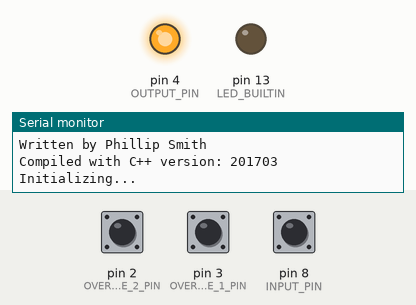
This sketch was run on a simulated Arduino Uno, built with avr-gcc and run on an emulated ATmega328P. On the bench: output pins drawn as LEDs (lit = HIGH), the last lines printed to the serial monitor. The inputs (shaded band) are chosen by the test bench; at power-on: pin 2 (OVERRIDE_2_PIN) HIGH, pin 3 (OVERRIDE_1_PIN) HIGH, pin 8 (INPUT_PIN) HIGH.

Above: at 0.1 s.
At 13.18 s:
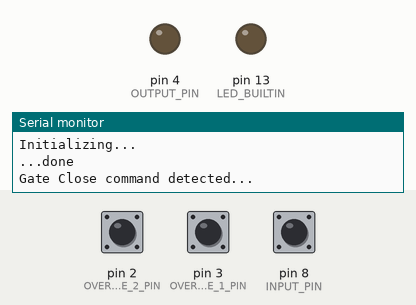
Timing chart, 0 to 14.8 s (numbered marks = the images above):
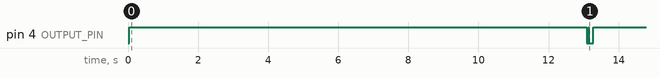

Measured:
- by itself, pin 4 (OUTPUT_PIN): HIGH → LOW at 13.1 s, → HIGH 0.04 s later, → LOW 0.02 s later, → HIGH 0.13 s later

The sketch:

Arduino-MyQ-Control.ino
```cpp
//****************************************************
//  Author: Phillip Smith
//  Date: 9/26/2021
//  Email: feerip@gmail.com
//
//  This program, running on an Arduino, serves
//  as a middleman between the gate state output
//  and the radio chip in the MyQ garage door sensor
//  package, bypassing the PIC microcontroller
//  and accelerometer completely. It instructs the
//  radio to transmit state (opened or closed) based
//  on the status reported by the gate, instead of
//  the tilt reported by the accelerometer.
//
//  Date: 10/26/2021
//  Updates by Greydigger
//
//  Gate status time emulation for MYQ protocols,
//
#define CLOSE_TO_OPEN_TIME 6000
#define OPEN_TO_CLOSED_TIME 13000
#define DEBOUNCE_TIME 50
// 5 minutes -
#define MIN_BROADCAST_PERIOD 300000
//
//****************************************************
//Input pins, change these as you see fit
//Note - input must be 3.3v
//************************************
#define INPUT_PIN 8
#define OUTPUT_PIN 4
#define OVERRIDE_1_PIN 3
#define OVERRIDE_2_PIN 2
//************************************

//This program interfaces with the MyQ Door State Sensor Radio Chip (Si4010C2, 14-pin)
//Si4010C2 datasheet: https://www.silabs.com/documents/public/data-sheets/Si4010.pdf
//Sequence that the MyQ sensor radio chip expects on GPIO1(Pin13):
//DEFAULT STATE: HIGH
//WAKEUP_PW: LOW 36ms
//PAUSE_PW: HIGH 16ms
//BROADCAST TYPE: OPENED_PW/CLOSED_PW 534ms/134ms LOW
//BACK TO DEFAULT STATE: HIGH

//Timings - don't change these
#define WAKEUP_PW 36
#define PAUSE_PW 16
#define OPENED_PW 534
#define CLOSED_PW 134
//The timings are /r/oddlyspecific, I know.

//Logic state definitions
#define GATE_OPEN 0
#define GATE_CLOSED 1
//Keeps track of the last known gate state
//so we know when to broadcast
int gate_state;
int pairing_mode;

// need to periodically send gate status according to MyQ requirements
// global variable that gets reset by broadcast().
long idle_time = MIN_BROADCAST_PERIOD;

void setup()
{
  // put your setup code here, to run once:

  //initializes serial communication with 9600 baud rate
  Serial.begin(9600);
  while(!Serial){}
  Serial.print("Arduino MyQ Control V1.0\n");
  Serial.print("Written by Phillip Smith\n");
  Serial.print("Compiled with C++ version: ");
  Serial.print(__cplusplus);
  Serial.print("\n");
  Serial.print("Initializing...\n");

  //set initial gate state, assuming
  //signal from gate is high
  gate_state = GATE_OPEN;
  pinMode(OUTPUT_PIN, OUTPUT);
  //sets the default state of the output pin, Si4010C2
  //expects a default 3.3v (HIGH)
  digitalWrite(OUTPUT_PIN, HIGH);
  //initializes the onboard LED, will be used when we think gate is open
  //for debugging physically at the gate
  pinMode(LED_BUILTIN, OUTPUT);
  //initializes the input (signal from gate) with
  //built-in pullup resistor
  pinMode(INPUT_PIN, INPUT_PULLUP);
  //initialize override switch inputs (for assist with gate pairing process)
  pinMode(OVERRIDE_1_PIN, INPUT_PULLUP);
  pinMode(OVERRIDE_2_PIN, INPUT_PULLUP);

  // if "closed" override switch is detected on startup go to manual open/close timing mode
  pairing_mode = 0;
  if (digitalRead(OVERRIDE_1_PIN)==LOW) {
    pairing_mode = 1;
    Serial.print("override closed switch detected on startup, setting manual timing mode\n");
  }
  Serial.print("...done\n");
  // Serial.print(idle_time);

}

void loop() {

  //read input indirectly, through debounce function
  int newState = readInput();
    //check for -1 to skip if debounce detected error
  if ((newState != gate_state) && (newState != -1))
  {
    if (newState == GATE_OPEN)
    {
      //turn on the LED immediately when
      //state change (open) is detected
      digitalWrite(LED_BUILTIN, HIGH);
      Serial.print("Gate open command detected...");
      if(!pairing_mode) delay(CLOSE_TO_OPEN_TIME);
      //send the "gate is open" signal
      broadcast(OPENED_PW);
      Serial.print("Gate reports OPEN\n");
    }
    if (newState == GATE_CLOSED)
    {
      //turn off the LED immediately when
      //state change (close) is detected
      digitalWrite(LED_BUILTIN, LOW);
      Serial.print("Gate Close command detected...");
      if(!pairing_mode) delay(OPEN_TO_CLOSED_TIME);
      //send the "gate is closed" signal
      broadcast(CLOSED_PW);
      Serial.print("Gate reports CLOSED\n");
    }
    //state change was successful, so we save the state before
    //starting the loop over
    gate_state = newState;
  }
  else if (idle_time <= 0)
    {
      Serial.print("re-broadcasting gate status: ");
      Serial.print(idle_time);
      Serial.print("\n");
      broadcast(gate_state == GATE_CLOSED ? CLOSED_PW : OPENED_PW);
    }

}

//protocol for the Si4010C2's wakeup and pause sections is the same
//only difference is the broadcast type (signal LOW duration in ms)
//which is passed in here
void broadcast(int ms)
{
  //wakeup
  digitalWrite(OUTPUT_PIN, LOW);
  delay(WAKEUP_PW);

  //pause
  digitalWrite(OUTPUT_PIN, HIGH);
  delay(PAUSE_PW);

  //signal
  digitalWrite(OUTPUT_PIN, LOW);
  delay(ms);

  //finished, "you can go ahead and broadcast now"
  digitalWrite(OUTPUT_PIN, HIGH);

  // reset GLOBAL idle_time variable each time broadcase() is used;
  idle_time = MIN_BROADCAST_PERIOD;
}

//this function serves as a simple debouncer for the input
//whether from button for testing or from the gate
// 10/27/2021 added override switch inputs. logical precedence.
int readInput()
{
  //if either of these are not changed from
  //the default -1, that means error
  int read1 = -1;
  int read2 = -1;

  //initial read
  if (digitalRead(OVERRIDE_1_PIN)==LOW)
    read1 = 1;
  else if (digitalRead(OVERRIDE_2_PIN)==LOW)
    read1 = 0;
  else if (digitalRead(INPUT_PIN) == HIGH)
    read1 = 1;
  else if (digitalRead(INPUT_PIN) == LOW)
    read1 = 0;
  //50ms debounce
  delay(DEBOUNCE_TIME);

  // GLOBAL VARIABLE USAGE
  idle_time -= DEBOUNCE_TIME;

  //second read
  if (digitalRead(OVERRIDE_1_PIN)==LOW)
    read2 = 1;
  else if (digitalRead(OVERRIDE_2_PIN)==LOW)
    read2 = 0;
  else if (digitalRead(INPUT_PIN) == HIGH)
    read2 = 1;
  else if (digitalRead(INPUT_PIN) == LOW)
    read2 = 0;

  //if both reads were 1, the input is good.
  //pass it up the chain
  if ((read1 == 1) && (read2 == 1))
    return 1;

  //if both reads were 0, the input is good.
  //pass it up the chain
  else if ((read1 == 0) && (read2 == 0))
    return 0;

  //if neither of the previous conditions were met,
  //read was bad, pass error up the chain
  else
    return -1;

}
```
